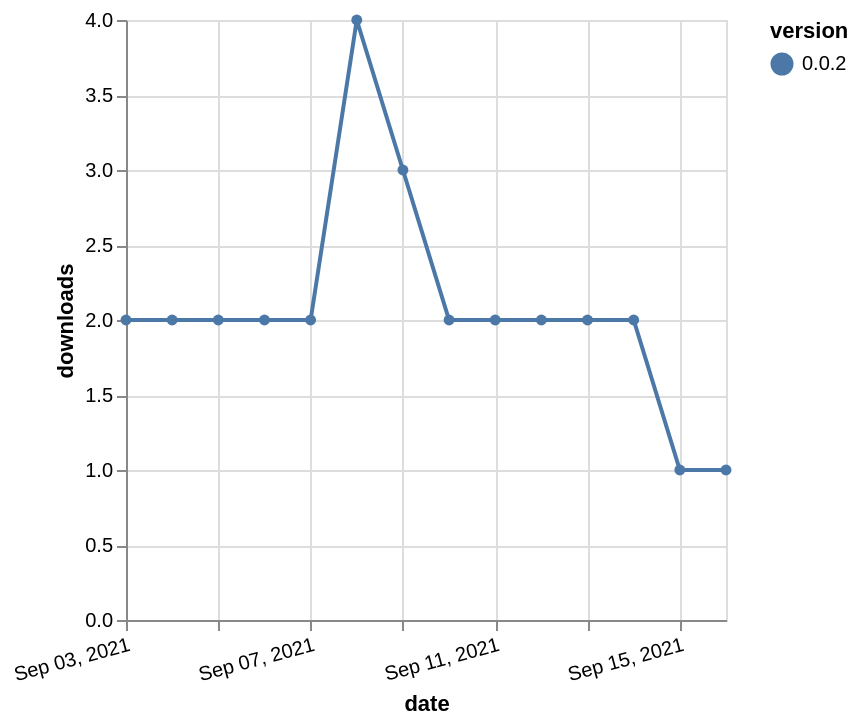

Write the Vega-Lite specification saved for this chart.
### Vega-Lite specification from a JSON file in a GitHub repository (floating-point values rounded to 4 significant figures)
{"$schema": "https://vega.github.io/schema/vega-lite/v5.json", "description": "A simple bar chart with embedded data.", "data": {"values": [{"date": "2021-09-03", "total": 1241, "delta": 2, "version": "0.0.2"}, {"date": "2021-09-04", "total": 1243, "delta": 2, "version": "0.0.2"}, {"date": "2021-09-05", "total": 1245, "delta": 2, "version": "0.0.2"}, {"date": "2021-09-06", "total": 1247, "delta": 2, "version": "0.0.2"}, {"date": "2021-09-07", "total": 1249, "delta": 2, "version": "0.0.2"}, {"date": "2021-09-08", "total": 1253, "delta": 4, "version": "0.0.2"}, {"date": "2021-09-09", "total": 1256, "delta": 3, "version": "0.0.2"}, {"date": "2021-09-10", "total": 1258, "delta": 2, "version": "0.0.2"}, {"date": "2021-09-11", "total": 1260, "delta": 2, "version": "0.0.2"}, {"date": "2021-09-12", "total": 1262, "delta": 2, "version": "0.0.2"}, {"date": "2021-09-13", "total": 1264, "delta": 2, "version": "0.0.2"}, {"date": "2021-09-14", "total": 1266, "delta": 2, "version": "0.0.2"}, {"date": "2021-09-15", "total": 1267, "delta": 1, "version": "0.0.2"}, {"date": "2021-09-16", "total": 1268, "delta": 1, "version": "0.0.2"}]}, "width": "container", "mark": {"type": "line", "point": {"filled": true}}, "encoding": {"x": {"field": "date", "type": "temporal", "timeUnit": "yearmonthdate", "title": "date", "axis": {"labelAngle": -15}}, "y": {"field": "delta", "type": "quantitative", "title": "downloads"}, "color": {"field": "version", "type": "nominal"}, "tooltip": {"field": "delta"}}}
